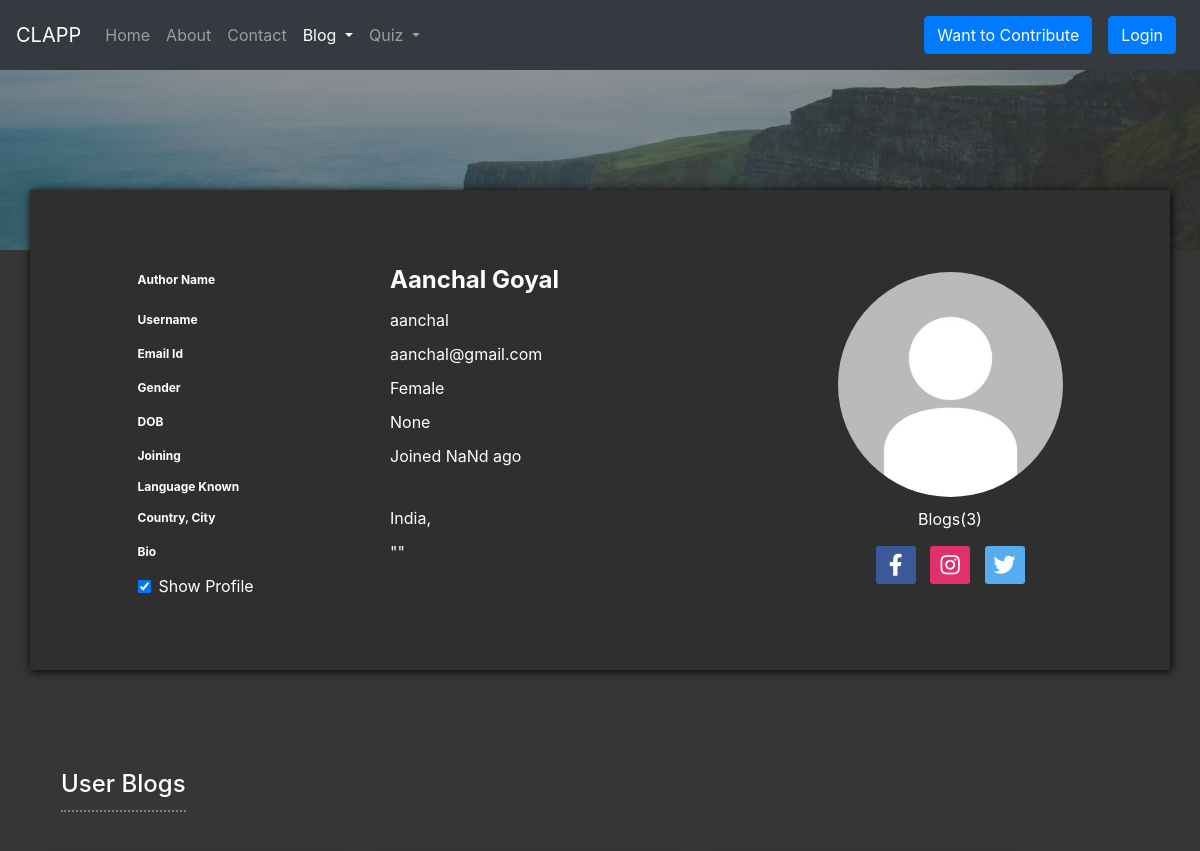
Before: /blog/viewAuthorProfile/aanchal (upper part) with the older database file.
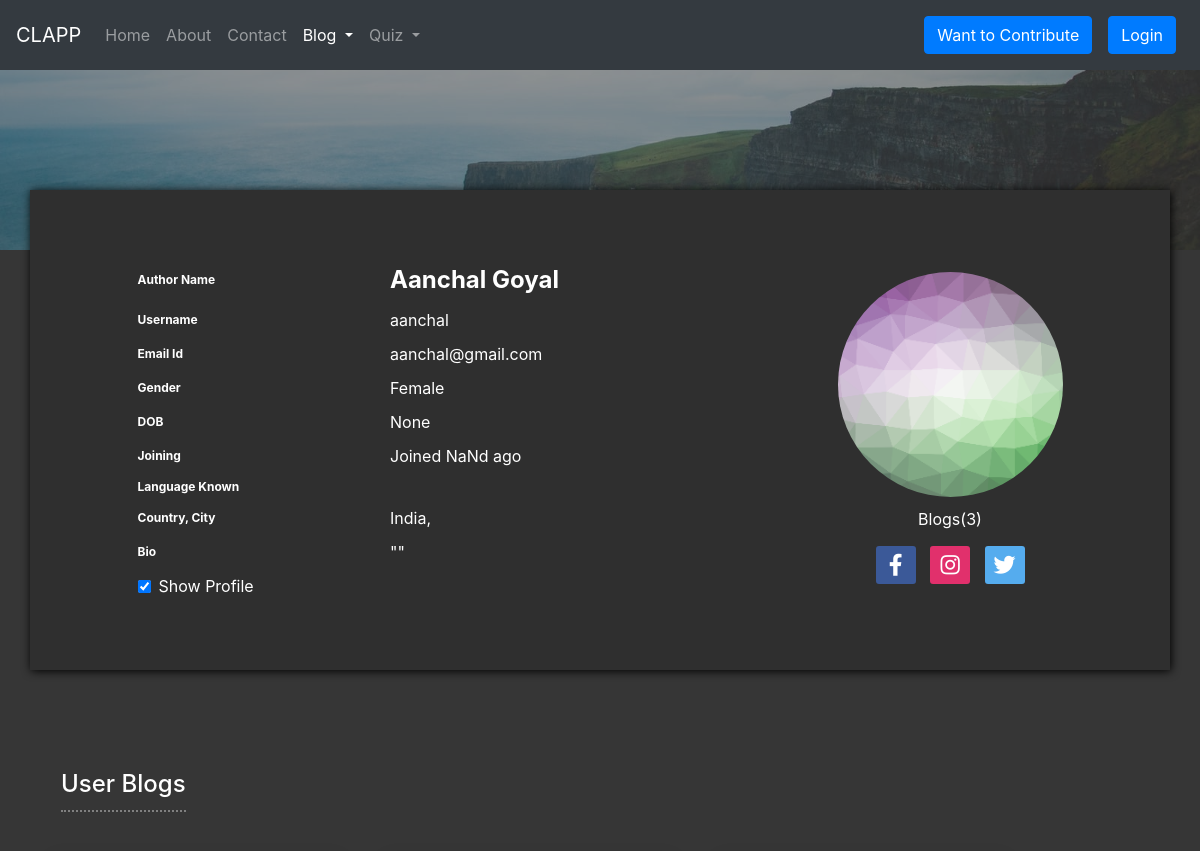
After: the same page with the newer database file.
### home/models.py (models this page shows, shortened)
class UserProfile(models.Model):
    GENDER_CHOICES = (
        ("MALE","male"),
        ("FEMALE","female"),
        ("OTHERS","others"),
    )
    UserUsername = models.OneToOneField(User,on_delete=models.CASCADE,blank=True, null=True,verbose_name='Username')
    phoneNumber = models.CharField(blank=True,null=True,max_length=12)
    Gender = models.CharField(choices=GENDER_CHOICES,max_length=50,blank=True)
    Dob = models.DateField(auto_now_add=False,auto_now=False,blank=True,null=True)
    JoiningDate = models.DateTimeField(auto_now_add=True)
    Country = models.CharField(max_length=100,blank=True, null=True)
    State = models.CharField(max_length=100,blank=True, null=True)
    District = models.CharField(max_length=100,blank=True, null=True)
    city = models.CharField(max_length=100,blank=True, null=True)
    address = models.CharField(max_length=100,blank=True, null=True)
    designation = models.CharField(max_length=100,blank=True, null=True)
    facebook_url = models.CharField(max_length=100,blank=True, null=True)
    instagram_url = models.CharField(max_length=100,blank=True, null=True)
    twitter_url = models.CharField(max_length=100,blank=True, null=True)
    pincode = models.CharField(blank=True,null=True,max_length=10)
    Bio = models.TextField(blank=True, null=True)
    coverImage = models.ImageField(blank=True, null=True,upload_to='images/coverImage/',default='defaultCover.jpg')
    profileImage = models.ImageField(blank=True, null=True,upload_to='images/profileImage/',default='defaultProfile.jpg')
    isPublic = models.BooleanField(default=False)
    securityQues = models.CharField(max_length=200,blank=True, null=True)
    securityAns = models.CharField(max_length=400,blank=True, null=True)
    language = models.CharField(max_length=400,blank=True, null=True)
    def image_tag(self):
        if self.profileImage:
            return mark_safe('<img src="/media/%s" width="50" height="50" />'% (self.profileImage))
    image_tag.short_description = 'ProfileImage'

### blog/views.py (the view)
# urls.py: path('viewAuthorProfile/<str:profile>',views.viewProfile,name="viewProfile"),
def viewProfile(request,profile):
    myuser = User.objects.filter(username=profile).first()
    if myuser is not None:
        myprofile =  UserProfile.objects.filter(UserUsername=myuser,isPublic=True).first()
        if myprofile is None:
            myprofile = UserProfile.objects.filter(UserUsername=myuser).first()
            context = {"profileHide":True,"username":myuser.username}
            return render(request,'blog/ViewAuthorProfile.html',context)
        else:
            user_post = UserPost.objects.filter(authorUsername=myuser,adminStatus=True,userStatus="publish")
            context = {"myuser":myuser,"myprofile":myprofile,'allposts':user_post}
            return render(request,'blog/ViewAuthorProfile.html',context)
    else:
        return HttpResponse("404 page not found")

### home/context_processors.py (called while the page is built)
def profile(request):
    if not request.user.is_authenticated:
        return {
            'profile': 'Anonymous'
        }
    else:
        return{
        'profile': UserProfile.objects.filter(UserUsername=request.user).first()
        }

def language(request):
    return {
        'language' : Language.objects.all()
    }

### templates/blog/ViewAuthorProfile.html (shortened to what this page needs)
{% extends 'home/base.html' %}
{% block logBlogactive %}active{% endblock %}
{% block css %}
{% load static %}
<link rel="stylesheet" href="{% static 'css/profile.css' %}">
<link rel="stylesheet" href="{% static 'css/blogcards.css' %}">
{% endblock css %}
{% block body %}
<div class="container-fluid p-0">
    {% if profileHide %}
    <div style="min-height:100vh;" class="text-center m-3">
        <h2><strong class="username">{{username}}</strong> profile is Private </h2>
    </div>
    {% else %}
    <div class="timeline-image">
        <img src="/media/{{myprofile.coverImage}}" alt="timeline">
    </div>
    <div class="container profile-container">
        <div class="left-profile-block">
            <div class="profile-element">
                <div class="small-text">Author Name</div>
                <div class="big">
                    <span>{{myuser.first_name}}</span>
                    <span>{{myuser.last_name}}</span>
                </div>
            </div>
            <div class="profile-element">
                <div class="small-text">Username </div>
                <div>
                    <span>{{myuser.username}}</span>
                </div>
            </div>
            <div class="profile-element">
                <div class="small-text">Email Id </div>
                <div>
                    <span>{{myuser.email}}</span>
                </div>
            </div>
            <div class="profile-element">
                <div class="small-text ">Gender</div>
                <div class="text-capitalize">
                    <span>{{myprofile.Gender | lower}}</span>
                </div>
            </div>
            <div class="profile-element">
                <div class="small-text">DOB</div>
                <div>
                    <span>{{myprofile.Dob}}</span>
                </div>
            </div>
            <div class="profile-element">
                <div class="small-text">Joining </div>
                <div>
                    <span id="joining">{{myprofile.JoiningDate.isoformat}}</span>
                </div>
            </div>
            <div class="profile-element">
                <div class="small-text">Language Known </div>
            </div>
            <div class="profile-element">
                <div class="small-text">Country, City</div>
                <div>
                    <span>{{myprofile.Country}}</span>,
                </div>
            </div>
            <div class="profile-element">
                <div class="small-text">Bio </div>
                <div>
                    ""
                </div>
            </div>
            <div class="profile-element">
                <input type="checkbox" id="checkbox" onclick="return false;" readonly="readonly">
                <div class="mx-2">Show Profile</div>
            </div>
        </div>
        <div class="right-profile-block">
            <div class="profile-element">
                <div class="profile-image">
                    <img src="/media/{{myprofile.profileImage}}" alt="User Profile picture">
                </div>
            </div>
            <div class="profile-element text-center">
                <span>Blogs({{allposts.count}})</span>
            </div>
            <div class="profile-element text-center">
                <div class="social-links">
                    <a href="{{myprofile.facebook_url}}" target="_blank"><i class="fab fa-facebook-f"></i></a>
                    <a href="{{myprofile.instagram_url}}" target="_blank"><i class="fab fa-instagram"></i></a>
                    <a href="{{myprofile.twitter_url}}" target="_blank"><i class="fab fa-twitter"></i></a>
                </div>
            </div>
        </div>
    </div>
</div>
<div class="container my-4">
    <h4 class="m-3 blog-heading">User Blogs </h4>
    {% if postCount == 0 %}
    <div>
        <p style="color:grey">User not publish any post yet!</p>
    </div>
    {% else %}
     <div class="row">
     </div>
</div>
{% endif %}
</div>
{% endif %}
{% endblock body %}

### templates/home/base.html (shortened to what this page needs)
<!DOCTYPE html>
<html lang="en">
{% load static %}
<head>
  <link rel="stylesheet" href="https://cdnjs.cloudflare.com/ajax/libs/font-awesome/5.15.2/css/all.min.css">
  <link rel="stylesheet" href="https://maxcdn.bootstrapcdn.com/bootstrap/4.0.0/css/bootstrap.min.css"
 />
  <link rel="stylesheet" href="https://cdn.jsdelivr.net/npm/bootstrap-icons@1.4.0/font/bootstrap-icons.css">
<link rel="stylesheet" href="{% static 'css/footer.css' %}">
  {% block css %}
  {% endblock css %}
</head>
<body>
  <nav class="navbar navbar-expand-lg navbar-dark bg-dark navbar-sticky">
    <a class="navbar-brand" href="/">CLAPP</a>
    <div class="collapse navbar-collapse" id="navbarSupportedContent">
      <ul class="navbar-nav mr-auto">
        <li class="nav-item {% block homeactive %}
        {% endblock homeactive %}">
          <a class="nav-link" href="/">Home <span class="sr-only">(current)</span></a>
        </li>
        <li class="nav-item {% block aboutactive %}
        {% endblock aboutactive %}">
          <a class="nav-link" href="/about">About</a>
        </li>
        <li class="nav-item {% block contactactive %}
        {% endblock contactactive %}">
          <a class="nav-link" href="/contact">Contact</a>
        </li>
        <div class=" nav-item dropdown">
        <a class=" dropdown-toggle nav-link {% block logBlogactive %}{% endblock %}" id="menu1" data-toggle="dropdown" href="#">Blog
        </a>
        </div>
        <div class=" nav-item dropdown">
        <a class=" dropdown-toggle nav-link {% block logQuizactive %}{% endblock %}" id="menu2" data-toggle="dropdown" href="#">Quiz
        </a>
        </div>
      </ul>
        <a href="/contribution" role="button" class="btn btn-primary m-2">Want to Contribute</a>
      {% if not user.is_authenticated %}
      <a href="/account/login" role="button" class="btn btn-primary m-2">Login</a>
      {% endif %}
    </div>
  </nav>
  <div style="min-height: 90vh;">
    {% block body %}
    {% endblock body %}
</body>
</html>

### static/css/footer.css (style rules this page uses)
:root { --body-background-color:rgb(30,30,30); --primary-color:#ea830e; --gradient-color: linear-gradient( 90deg, rgb(255, 88, 88, 0.8), rgb(240, 152, 25, 0.8) ); }
.navbar-sticky { position: sticky; top: 0; left: 0; right: 0; z-index: 10; }

### static/css/profile.css (style rules this page uses)
body { background-color: rgba(15, 15, 15, 0.836); color: white; }
.timeline-image { height: 180px; }
.timeline-image img { width: 100%; height: 180px; object-fit: cover; opacity: 0.5; }
.profile-container { background: rgb(47 47 47); filter: drop-shadow(1px 1px 5px black); }
.profile-image img { width: 225px; height: 225px; border-radius: 50%; object-fit: cover; }
.profile-container { display: flex; justify-content: space-around; align-items: center; position: relative; top: -60px; left: 0; right: 0; padding: 62px 10px; font-size: 16px; }
.container-fluid { position: relative; }
.left-profile-block { flex: 0.6; }
.left-profile-block .profile-element { display: flex; align-items: center; }
.profile-element { margin: 10px; }
.left-profile-block .profile-element div { width: 50%; }
.big { font-size: 24px; font-weight: bolder; }
.fab { padding: 8px; width: 40px; font-size: 22px; text-align: center; text-decoration: none; margin: 5px; border-radius: 3px; }
.fa-facebook-f { background: #3b5998; color: white; }
.fa-twitter { background: #55acee; color: white; }
.fa-instagram { background: #e1306c; color: white; }
.small-text { font-size: 12px; font-weight: bold; }
.blog-heading { border-bottom: 2px dotted grey; display: inline-block; padding-bottom: 11px; }

Changed rows visible on the page:
changed UserProfile "Female": profileImage: picture added in place of a placeholder
